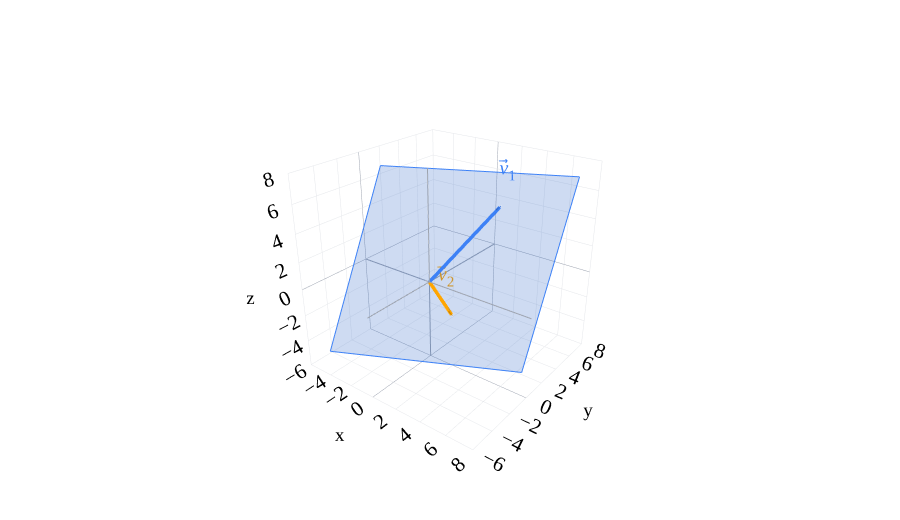

The notebook cell saved with this chart:
### Markdown cell above
:::{note} Different vectors spanning the same plane
:class: dropdown

The vectors from our solution to Activity 1,

$$\vec v_3=\begin{bmatrix}1\\4\\7\end{bmatrix},\qquad
\vec v_4=\begin{bmatrix}12\\8\\4\end{bmatrix},$$

also span $P$:

$$P=\operatorname{span}(\vec v_1,\vec v_2)=\operatorname{span}(\vec v_3,\vec v_4).$$

The key idea is that **each pair can be built from the other pair**. That means anything we can build using one pair can also be built using the other. Let's check this carefully.

We already know that

$$\vec v_3=\vec v_1-\vec v_2,\qquad
\vec v_4=2\vec v_1+3\vec v_2,$$

so any linear combination of $\vec v_3$ and $\vec v_4$ is also a linear combination of $\vec v_1$ and $\vec v_2$:

$$\begin{aligned}
s\vec v_3+t\vec v_4
&=s(\vec v_1-\vec v_2)+t(2\vec v_1+3\vec v_2)\\
&=(s+2t)\vec v_1+(-s+3t)\vec v_2.
\end{aligned}$$

So every vector in $\operatorname{span}(\vec v_3,\vec v_4)$ belongs to $P$.

But that's only half of what we need. We also need to show that we can build $\vec v_1$ and $\vec v_2$ using $\vec v_3$ and $\vec v_4$. Notice that

$$\begin{aligned}
3\vec v_3+\vec v_4
&=3(\vec v_1-\vec v_2)+(2\vec v_1+3\vec v_2)=5\vec v_1,\\
\vec v_4-2\vec v_3
&=(2\vec v_1+3\vec v_2)-2(\vec v_1-\vec v_2)=5\vec v_2
\end{aligned}$$

so

$$\vec v_1=\frac35\vec v_3+\frac15\vec v_4,\qquad
\vec v_2=-\frac25\vec v_3+\frac15\vec v_4.$$

Therefore, any vector in $P$ can also be written as

$$\begin{aligned}
a\vec v_1+b\vec v_2
&=a\left(\frac35\vec v_3+\frac15\vec v_4\right)
+b\left(-\frac25\vec v_3+\frac15\vec v_4\right)\\
&=\frac{3a-2b}{5}\vec v_3+\frac{a+b}{5}\vec v_4.
\end{aligned}$$

So, we can move back and forth between the two descriptions. The coefficients change, but the set of vectors we can reach stays the same!

More generally, any two independent vectors **in $P$** span $P$. As in Chapter 2.1, a span description is not unique.

:::

### Code cell
fig=base3()
plane3(fig,(1,-2,1),BLUE,0.24)
vec3(fig,(3,4,5),'<i>v</i>⃗<sub>1</sub>',BLUE)
vec3(fig,(2,0,-2),'<i>v</i>⃗<sub>2</sub>',ORANGE,offset=(-0.8,0.2,0.4))
fig.show()

### Figure 1 — Plotly figure (JSON) as saved in the notebook; plotly's stock layout.template omitted (floating-point values rounded to 4 significant figures)
{"data": [{"hoverinfo": "skip", "line": {"color": "#9ca3af", "dash": "solid", "width": 2}, "mode": "lines", "showlegend": false, "type": "scatter3d", "x": [-6.0, 8.0], "y": [-0.0, 0.0], "z": [-0.0, 0.0]}, {"hoverinfo": "skip", "line": {"color": "#9ca3af", "dash": "solid", "width": 2}, "mode": "lines", "showlegend": false, "type": "scatter3d", "x": [-0.0, 0.0], "y": [-6.0, 8.0], "z": [-0.0, 0.0]}, {"hoverinfo": "skip", "line": {"color": "#9ca3af", "dash": "solid", "width": 2}, "mode": "lines", "showlegend": false, "type": "scatter3d", "x": [-0.0, 0.0], "y": [-0.0, 0.0], "z": [-6.0, 8.0]}, {"colorscale": [[0, "#3d81f6"], [1, "#3d81f6"]], "hoverinfo": "skip", "opacity": 0.24, "showscale": false, "type": "surface", "x": [[-5.0, 7.0], [-5.0, 7.0]], "y": [[-5.0, 1.0], [1.0, 7.0]], "z": [[-5.0, -5.0], [7.0, 7.0]]}, {"hoverinfo": "skip", "line": {"color": "#3d81f6", "dash": "solid", "width": 2}, "mode": "lines", "showlegend": false, "type": "scatter3d", "x": [-5.0, 7.0], "y": [-5.0, 1.0], "z": [-5.0, -5.0]}, {"hoverinfo": "skip", "line": {"color": "#3d81f6", "dash": "solid", "width": 2}, "mode": "lines", "showlegend": false, "type": "scatter3d", "x": [7.0, 7.0], "y": [1.0, 7.0], "z": [-5.0, 7.0]}, {"hoverinfo": "skip", "line": {"color": "#3d81f6", "dash": "solid", "width": 2}, "mode": "lines", "showlegend": false, "type": "scatter3d", "x": [7.0, -5.0], "y": [7.0, 1.0], "z": [7.0, 7.0]}, {"hoverinfo": "skip", "line": {"color": "#3d81f6", "dash": "solid", "width": 2}, "mode": "lines", "showlegend": false, "type": "scatter3d", "x": [-5.0, -5.0], "y": [1.0, -5.0], "z": [7.0, -5.0]}, {"hoverinfo": "skip", "line": {"color": "#3d81f6", "dash": "solid", "width": 7}, "mode": "lines", "showlegend": false, "type": "scatter3d", "x": [0.0, 2.936], "y": [0.0, 3.915], "z": [0.0, 4.894]}, {"anchor": "tip", "colorscale": [[0, "#3d81f6"], [1, "#3d81f6"]], "hoverinfo": "skip", "showscale": false, "sizemode": "absolute", "sizeref": 0.45, "type": "cone", "u": [0.4243], "v": [0.5657], "w": [0.7071], "x": [3.0], "y": [4.0], "z": [5.0]}, {"hoverinfo": "skip", "mode": "text", "text": ["<i>v</i>⃗<sub>1</sub>"], "textfont": {"color": "#3d81f6", "family": "Palatino", "size": 20}, "type": "scatter3d", "x": [3.25], "y": [4.25], "z": [5.35]}, {"hoverinfo": "skip", "line": {"color": "orange", "dash": "solid", "width": 7}, "mode": "lines", "showlegend": false, "type": "scatter3d", "x": [0.0, 1.894], "y": [0.0, 0.0], "z": [0.0, -1.894]}, {"anchor": "tip", "colorscale": [[0, "orange"], [1, "orange"]], "hoverinfo": "skip", "showscale": false, "sizemode": "absolute", "sizeref": 0.45, "type": "cone", "u": [0.7071], "v": [0.0], "w": [-0.7071], "x": [2.0], "y": [0.0], "z": [-2.0]}, {"hoverinfo": "skip", "mode": "text", "text": ["<i>v</i>⃗<sub>2</sub>"], "textfont": {"color": "orange", "family": "Palatino", "size": 20}, "type": "scatter3d", "x": [1.2], "y": [0.2], "z": [-1.6]}], "layout": {"autosize": true, "colorway": ["#3d81f6", "orange", "#d81a60"], "font": {"color": "black", "family": "Palatino", "size": 16}, "height": 520, "margin": {"b": 0, "l": 0, "r": 0, "t": 15}, "paper_bgcolor": "white", "plot_bgcolor": "white", "scene": {"aspectmode": "cube", "bgcolor": "white", "camera": {"eye": {"x": 1.6, "y": -2.1, "z": 1.3}}, "xaxis": {"backgroundcolor": "white", "dtick": 2, "gridcolor": "#e5e7eb", "range": [-6, 8], "showbackground": true, "showspikes": false, "title": {"text": "x"}, "zerolinecolor": "#9ca3af"}, "yaxis": {"backgroundcolor": "white", "dtick": 2, "gridcolor": "#e5e7eb", "range": [-6, 8], "showbackground": true, "showspikes": false, "title": {"text": "y"}, "zerolinecolor": "#9ca3af"}, "zaxis": {"backgroundcolor": "white", "dtick": 2, "gridcolor": "#e5e7eb", "range": [-6, 8], "showbackground": true, "showspikes": false, "title": {"text": "z"}, "zerolinecolor": "#9ca3af"}}, "showlegend": false, "xaxis": {"gridcolor": "#e5e7eb", "zerolinecolor": "#9ca3af"}, "yaxis": {"gridcolor": "#e5e7eb", "zerolinecolor": "#9ca3af"}}}
